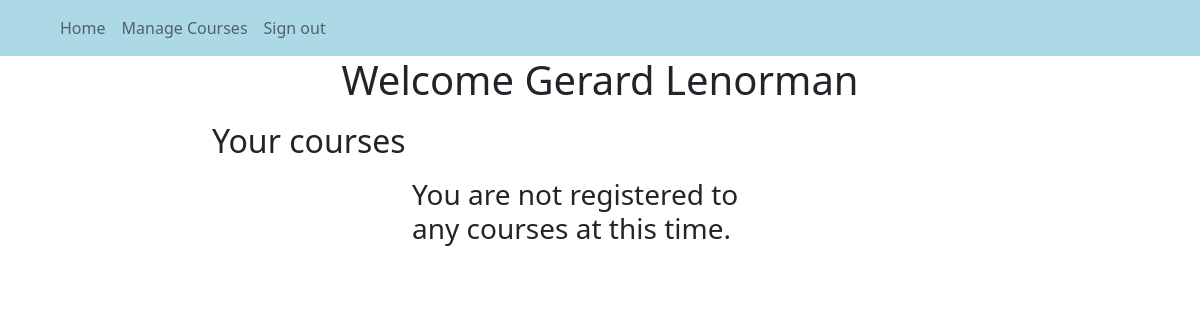
Before: /student (signed in) with the older database file.
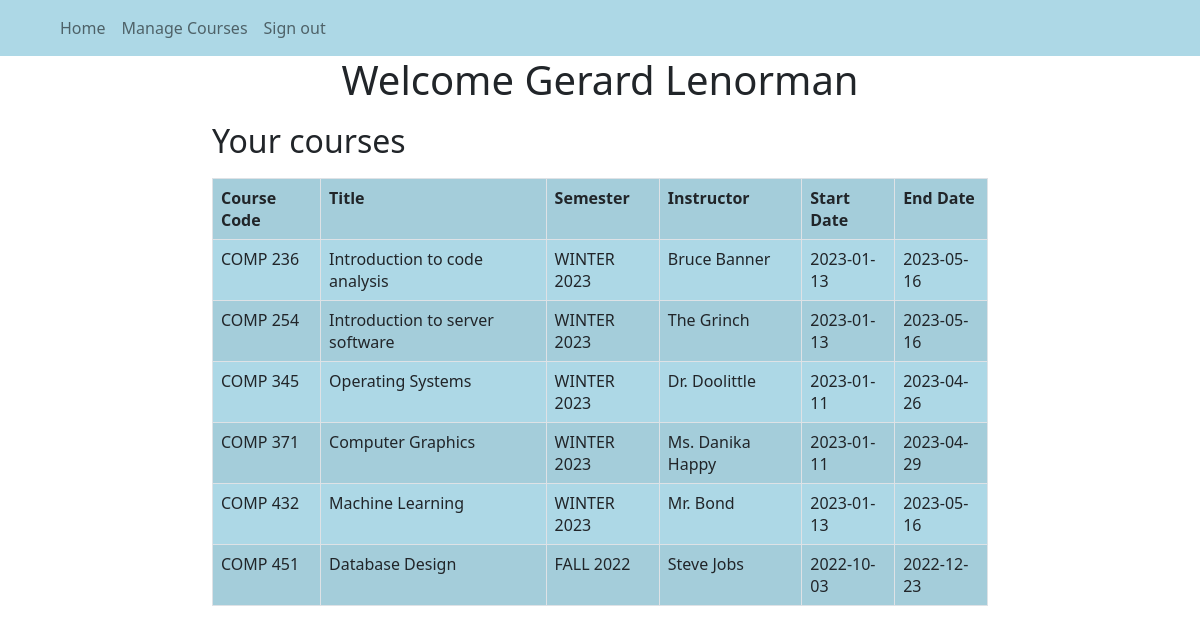
After: the same page with the newer database file.
### tables this page shows
CREATE TABLE `courses` (
  `courseID` int(11) NOT NULL,
  `courseCode` varchar(10) NOT NULL,
  `title` varchar(250) NOT NULL,
  `semester` varchar(100) NOT NULL,
  `instructor` varchar(400) NOT NULL,
  `startDate` date NOT NULL,
  `endDate` date NOT NULL
);

### student/index.php (the view, shortened to what this page needs)
<!DOCTYPE html">
<html>
<head class="page-header header container-fluid-fluid">
	<link rel="stylesheet" type="text/css" href="../css/bootstrap.min.css" />
</head>
<body>
	<?php require_once("navbar.php"); ?>
	<?php
	require('../database/setup.php');
	print("<div class=\"container-fluid\">");
		print("<div class=\"jumbotron text-center title\">");
			print("<h1>Welcome {$_COOKIE["firstName"]} {$_COOKIE["lastName"]}</h1>");
		print("</div>");
	print("</div>");
	print("<div class=\"container-fluid\">");
	print("<div class=\"row\">");
	print("<div class=\"col-sm-2\">");
	print("</div>");
	print("<div class=\"col-sm-8\">");
	print("<h2 style='padding-top: 10px; padding-bottom: 10px'>Your courses</h2>");
	print("</div>");
	print("<div class=\"col-sm-2\">");
	print("</div>");
	print("</div>");
	print("</div>");
	$selectDroppable = " SELECT Courses.CourseId, Courses.courseCode, Courses.title,
		Courses.semester, courses.instructor, courses.startDate, courses.endDate
		FROM Courses
		INNER JOIN Registrations
		ON Courses.courseID = Registrations.courseID
		INNER JOIN Student
		ON Registrations.studentID = Student.studentID
		WHERE Student.personID = {$_COOKIE["personID"]}
		ORDER BY courseCode ASC";
	if (!($result = mysqli_query($conn, $selectDroppable))) {
		print("<div class=\"container-fluid\">");
		print("<div class=\"row\">");
		print("<div class=\"col-sm-4\">");
		print("</div>");
		print("<div class=\"col-sm-4 justify-content-center\">");
		print("<div class=\"alert alert-danger text-center\">");
		print("<p>Could not execute query to retrieve registered courses!</p>");
		print(mysqli_error($conn));
		print("</div>");
		print("</div>");
		print("<div class=\"col-sm-4\">");
		print("</div>");
		print("</div>");
		print("</div>");
	} else {
		if (mysqli_num_rows($result) > 0) {
			print("<div class=\"container-fluid\">");
			print("<div class=\"row justify-content-center\">");
			print("<div class=\"col-sm-2\">");
			print("</div>");
			print("<div class=\"col-sm-8\">");
			print("<table class=\"table table-responsive table-striped table-bordered table-hover\">
										<tr>
											<th>Course Code</th>
											<th>Title</th>
											<th>Semester</th>
											<th>Instructor</th>
											<th>Start Date</th>
											<th>End Date</th>
										</tr>");
			while ($row = $result->fetch_assoc()) {
				print("<tr>");
				print("<td>{$row['courseCode']}</td>");
				print("<td>{$row['title']}</td>");
				print("<td>{$row['semester']}</td>");
				print("<td>{$row['instructor']}</td>");
				print("<td>{$row['startDate']}</td>");
				print("<td>{$row['endDate']}</td>");
				print("</tr>");
			}
			print("</table>");
			print("</div>");
			print("<div class=\"col-sm-2\">");
			print("</div>");
			print("</div>");
			print("</div>");
		} else {
			print("<div class=\"container-fluid\">");
			print("<div class=\"row\">");
			print("<div class=\"col-sm-4\">");
			print("</div>");
			print("<div class=\"col-sm-4\">");
			print("<h3>You are not registered to any courses at this time.</h3>");
			print("<br />");
			print("</div>");
			print("<div class=\"col-sm-4\">");
			print("</div>");
			print("</div>");
			print("</div>");
		}
	}
	?>
</body>
</html>

### student/navbar.php
<nav class="navbar navbar-expand-lg navbar-light" style="background-color: #ADD8E6">
    <div class="container-fluid">
        <div class="collapse navbar-collapse" id="navbarNavDropdown">
            <ul class="navbar-nav">
                <li class="nav-item" style="margin-left: 40px">
                    <a class="nav-link" href="index.php">Home</a>
                </li>
                <li class="nav-item">
                    <a class="nav-link" href="manageCourses.php">Manage Courses</a>
                </li>
                <li class="nav-item">
                    <a class="nav-link" href="../logout.php">Sign out</a>
                </li>
            </ul>
        </div>
    </div>
</nav>

### student/index.php (style rules this page uses)
table { background-color: #ADD8E6 }
td { padding-top: 2px; padding-bottom: 2px; padding-left: 4px; padding-right: 4px; border-width: 1px; border-style: inset }

Changed rows visible on the page:
added courses: courseCode "COMP 236", title "Introduction to code analysis", semester "WINTER 2023", instructor "Bruce Banner", startDate "2023-01-13", endDate "2023-05-16"
added courses: courseCode "COMP 254", title "Introduction to server software", semester "WINTER 2023", instructor "The Grinch", startDate "2023-01-13", endDate "2023-05-16"
now on this page (row unchanged): courses: courseCode "COMP 345", title "Operating Systems", semester "WINTER 2023", instructor "Dr. Doolittle", startDate "2023-01-11", endDate "2023-04-26"
now on this page (row unchanged): courses: courseCode "COMP 371", title "Computer Graphics", semester "WINTER 2023", instructor "Ms. Danika Happy", startDate "2023-01-11", endDate "2023-04-29"
added courses: courseCode "COMP 432", title "Machine Learning", semester "WINTER 2023", instructor "Mr. Bond", startDate "2023-01-13", endDate "2023-05-16"
added courses: courseCode "COMP 451", title "Database Design", semester "FALL 2022", instructor "Steve Jobs", startDate "2022-10-03", endDate "2022-12-23"
Other visible differences:
text no longer shown: "You are not registered to any courses at this time."
text now shown: "Course Code Title Semester Instructor Start Date End Date"
